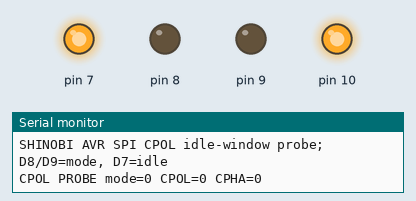
Simulated run of this sketch. Board: Arduino Uno, built with avr-gcc and run on an emulated ATmega328P. On the bench: output pins drawn as LEDs (lit = HIGH), the last lines printed to the serial monitor.

Above: at 0.6 s.
At 1.25 s:
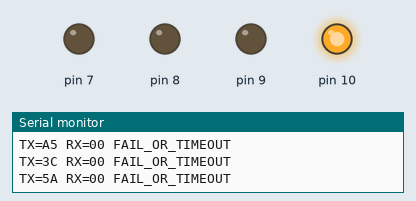
At 1.9 s:
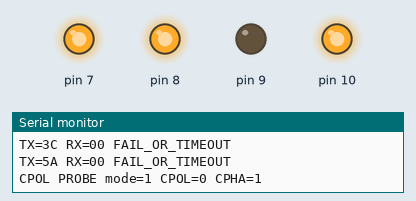
At 3.2 s:
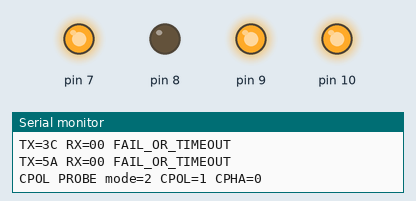
At 4.4 s:
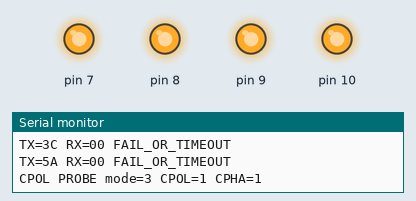
At 5.3 s:
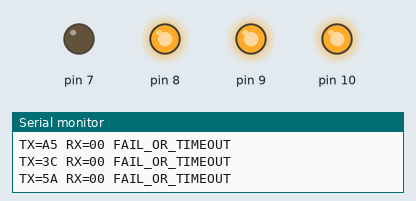
Timing chart, 0 to 7.4 s (numbered marks = the images above):
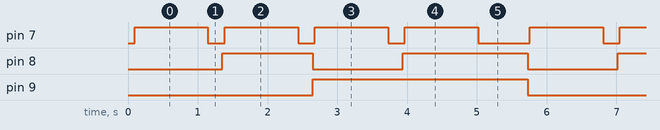

The sketch:

sketch.ino
```cpp
// (licence header left out)
#ifndef F_CPU
#define F_CPU 16000000UL
#endif
#include <avr/io.h>
#include <util/delay.h>
#include <stdint.h>

namespace {
constexpr uint8_t tx_bytes[] = {0xA5, 0x3C, 0x5A};
constexpr uint16_t uart_divisor = 103; // 9600 bps, normal speed
constexpr uint16_t spi_timeout = 60000;

void uart_init() {
  UCSR0A = 0;
  UBRR0H = static_cast<uint8_t>(uart_divisor >> 8);
  UBRR0L = static_cast<uint8_t>(uart_divisor);
  UCSR0B = _BV(TXEN0);
  UCSR0C = _BV(UCSZ01) | _BV(UCSZ00);
}
void uart_char(char c) {
  while (!(UCSR0A & _BV(UDRE0))) {}
  UDR0 = static_cast<uint8_t>(c);
}
void uart_text(const char* s) {
  while (*s) uart_char(*s++);
}
void uart_hex(uint8_t data) {
  const char hexdigits[] = "0123456789ABCDEF";
  uart_char(hexdigits[(data >> 4) & 0x0F]);
  uart_char(hexdigits[data & 0x0F]);
}
void uart_digit(uint8_t data) {
  uart_char(static_cast<char>('0' + data));
}

void pins_init() {
  // SS=PB2 (D10), MOSI=PB3 (D11), SCK=PB5 (D13).
  PORTB |= _BV(PORTB2); // SS HIGH before SPI master enabled.
  DDRB |= _BV(DDB0) | _BV(DDB1) | _BV(DDB2) | _BV(DDB3) | _BV(DDB5);
  DDRB &= static_cast<uint8_t>(~_BV(DDB4)); // MISO=PB4 (D12) input.
  PORTB &= static_cast<uint8_t>(~_BV(PORTB4));
  DDRD |= _BV(DDD7); // D7 = idle-window marker.
  PORTD &= static_cast<uint8_t>(~_BV(PORTD7));
  SPSR &= static_cast<uint8_t>(~_BV(SPI2X));
  SPCR = _BV(SPE) | _BV(MSTR) | _BV(SPR0); // Master, fCPU/16.
}

void select_mode(uint8_t mode) {
  // D8, D9 encode selected mode as two binary bits.
  PORTB = static_cast<uint8_t>((PORTB & ~(_BV(PORTB0) | _BV(PORTB1)))
      | ((mode & 1) ? _BV(PORTB0) : 0)
      | ((mode & 2) ? _BV(PORTB1) : 0));
  uint8_t control = _BV(SPE) | _BV(MSTR) | _BV(SPR0);
  if (mode & 2) control |= _BV(CPOL);
  if (mode & 1) control |= _BV(CPHA);
  SPCR = control;
}

bool exchange(uint8_t tx, uint8_t& rx) {
  SPDR = tx;
  for (uint16_t i = 0; i < spi_timeout; ++i) {
    if (SPSR & _BV(SPIF)) {
      rx = SPDR;
      return true;
    }
  }
  return false;
}

void probe_mode(uint8_t mode) {
  PORTB |= _BV(PORTB2); // Idle always has SS HIGH.
  select_mode(mode);
  uart_text("CPOL PROBE mode="); uart_digit(mode);
  uart_text(" CPOL="); uart_digit(static_cast<uint8_t>((mode >> 1) & 1));
  uart_text(" CPHA="); uart_digit(static_cast<uint8_t>(mode & 1));
  uart_text("\r\n");

  PORTD |= _BV(PORTD7); // PRE window: explicit high marker, no SPI clock.
  _delay_ms(700);
  PORTD &= static_cast<uint8_t>(~_BV(PORTD7));
  _delay_us(30);

  uint8_t received[3] = {0, 0, 0};
  bool good[3] = {false, false, false};
  PORTB &= static_cast<uint8_t>(~_BV(PORTB2)); // SS LOW.
  _delay_us(20);
  for (uint8_t i = 0; i < 3; ++i) {
    good[i] = exchange(tx_bytes[i], received[i]);
  }
  _delay_us(20);
  PORTB |= _BV(PORTB2); // SS HIGH before UART output.

  PORTD |= _BV(PORTD7); // POST window: SCK should return to CPOL idle.
  _delay_ms(350);
  PORTD &= static_cast<uint8_t>(~_BV(PORTD7));

  for (uint8_t i = 0; i < 3; ++i) {
    uart_text("TX="); uart_hex(tx_bytes[i]);
    uart_text(" RX="); uart_hex(received[i]);
    uart_text(good[i] && (received[i] == tx_bytes[i])
      ? " LOOPBACK_PASS\r\n" : " FAIL_OR_TIMEOUT\r\n");
  }
  _delay_ms(120);
}
} // namespace

void setup() {
  uart_init();
  pins_init();
  uart_text("SHINOBI AVR SPI CPOL idle-window probe; D8/D9=mode, D7=idle\r\n");
}
void loop() {
  for (uint8_t mode = 0; mode < 4; ++mode) {
    probe_mode(mode);
  }
  _delay_ms(500);
}
```

Measured:
- by itself, pin 7: repeats every 5.7 s: 3 × (LOW 0.24 s, HIGH 1.1 s), LOW 0.74 s, HIGH 1.1 s
- by itself, pin 8: repeats every 5.7 s: LOW 1.3 s, HIGH 1.8 s, LOW 1.3 s, HIGH 1.3 s
- by itself, pin 9: alternates HIGH for 3.1 s and LOW for 2.6 s
